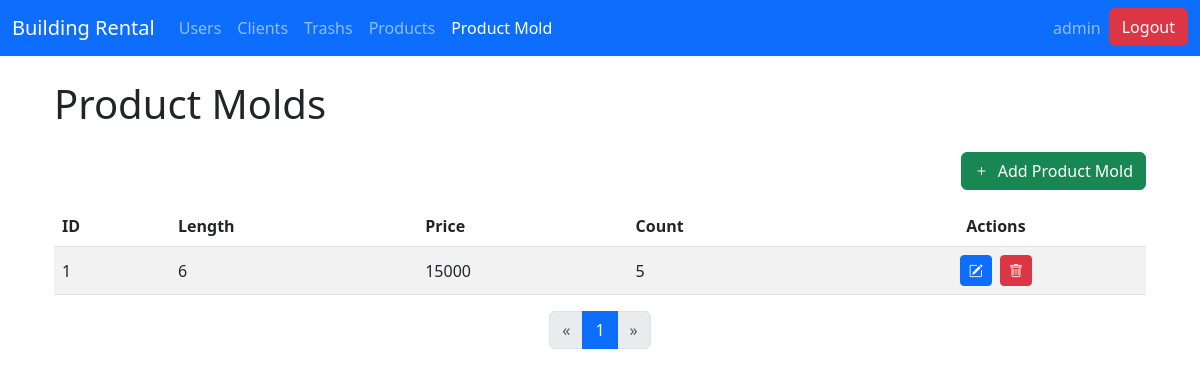
Screenshot of /productmolds/ (signed in) with the database file from the repository.
### core/models.py (models this page shows, shortened)
class ProductMold(models.Model):
    length = models.BigIntegerField()
    price = models.BigIntegerField()
    count = models.PositiveIntegerField()

### core/views.py (the view)
# urls.py: path('productmolds/', views.productmold_list, name='productmold_list'),
@login_required
def productmold_list(request):
    productmolds = ProductMold.objects.all().order_by('id')
    paginator = Paginator(productmolds, 10)  # Adjust to show 10 per page
    page_number = request.GET.get('page')
    page_obj = paginator.get_page(page_number)
    create_form = ProductMoldForm()
    update_forms = {pm.id: ProductMoldForm(instance=pm) for pm in page_obj}
    return render(request, 'admin/core/productmold_list.html', {
        'page_obj': page_obj,
        'create_form': create_form,
        'update_forms': update_forms,
    })

### core/templatetags/dict_extras.py (called while the page is built)
@register.filter
def get_item(dictionary, key):
    return dictionary.get(key)

### core/templatetags/form_tags.py (called while the page is built)
@register.filter(name='add_class')
def add_class(field, css):
    return field.as_widget(attrs={'class': css})

### templates/admin/core/productmold_list.html (shortened to what this page needs)
{% extends 'admin/base.html' %}
{% load dict_extras %}
{% block content %}
<div class="container my-4">
  <h1 class="mb-4">Product Molds</h1>
  <div class="d-grid gap-2 d-sm-flex justify-content-sm-end mb-3">
    <button class="btn btn-success" data-bs-toggle="modal" data-bs-target="#createProductMoldModal">
      <i class="bi bi-plus me-1"></i> Add Product Mold
    </button>
  </div>
  <div class="table-responsive">
    <table class="table table-striped align-middle">
      <thead>
        <tr>
          <th>ID</th>
          <th>Length</th>
          <th>Price</th>
          <th>Count</th>
          <th class="text-center">Actions</th>
        </tr>
      </thead>
      <tbody>
        {% for mold in page_obj %}
        <tr>
          <td>{{ mold.id }}</td>
          <td>{{ mold.length }}</td>
          <td>{{ mold.price }}</td>
          <td>{{ mold.count }}</td>
          <td class="text-center">
            <button class="btn btn-primary btn-sm me-1" data-bs-toggle="modal" data-bs-target="#updateProductMoldModal{{ mold.id }}" title="Edit">
              <i class="bi bi-pencil-square"></i>
            </button>
            <button class="btn btn-danger btn-sm" data-bs-toggle="modal" data-bs-target="#deleteProductMoldModal{{ mold.id }}" title="Delete">
              <i class="bi bi-trash"></i>
            </button>
          </td>
        </tr>
        {% endfor %}
      </tbody>
    </table>
  </div>
  <nav aria-label="Product Molds pagination">
    <ul class="pagination justify-content-center">
      {% if page_obj.has_previous %}
      <li class="page-item">
        <a class="page-link" href="?page={{ page_obj.previous_page_number }}" aria-label="Previous">
          <span aria-hidden="true">&laquo;</span>
        </a>
      </li>
      {% else %}
      <li class="page-item disabled">
        <span class="page-link">&laquo;</span>
      </li>
      {% endif %}
      {% for num in page_obj.paginator.page_range %}
        {% if page_obj.number == num %}
          <li class="page-item active"><span class="page-link">{{ num }}</span></li>
        {% else %}
          <li class="page-item"><a class="page-link" href="?page={{ num }}">{{ num }}</a></li>
        {% endif %}
      {% endfor %}
      {% if page_obj.has_next %}
      <li class="page-item">
        <a class="page-link" href="?page={{ page_obj.next_page_number }}" aria-label="Next">
          <span aria-hidden="true">&raquo;</span>
        </a>
      </li>
      {% else %}
      <li class="page-item disabled">
        <span class="page-link">&raquo;</span>
      </li>
      {% endif %}
    </ul>
  </nav>
</div>
{% endblock %}

### templates/admin/base.html (shortened to what this page needs)
{% load static %}
<!DOCTYPE html>
<html lang="en">
<head>
  <link href="https://cdn.jsdelivr.net/npm/bootstrap@5.3.0/dist/css/bootstrap.min.css" rel="stylesheet">
  <link rel="stylesheet" href="https://cdn.jsdelivr.net/npm/bootstrap-icons@1.10.3/font/bootstrap-icons.css">
  <link href="https://cdnjs.cloudflare.com/ajax/libs/select2/4.1.0-rc.0/css/select2.min.css" rel="stylesheet" />
</head>
<body>
  <nav class="navbar navbar-expand-lg navbar-dark bg-primary">
    <div class="container-fluid">
      <a class="navbar-brand" href="
        {% if user.is_staff %}
            {% url 'dashboard' %}
        {% else %}
            {% url 'client_list' %}
        {% endif %}
        ">Building Rental</a>
      <div class="collapse navbar-collapse" id="navbarSupportedContent">
        <ul class="navbar-nav me-auto mb-2 mb-lg-0">
        {% if user.is_staff %}
            <li class="nav-item">
              <a class="nav-link {% if request.resolver_match.url_name == 'user_list' %}active{% endif %}" href="{% url 'user_list' %}">Users</a>
            </li>
        {% endif %}
        <li class="nav-item">
          <a class="nav-link {% if request.resolver_match.url_name == 'client_list' %}active{% endif %}" href="{% url 'client_list' %}">Clients</a>
        </li>
        <li class="nav-item">
          <a class="nav-link {% if request.resolver_match.url_name == 'trash_list' %}active{% endif %}" href="{% url 'trash_list' %}">Trashs</a>
        </li>
        <li class="nav-item">
          <a class="nav-link {% if request.resolver_match.url_name == 'product_list' %}active{% endif %}" href="{% url 'product_list' %}">Products</a>
        </li>
        <li class="nav-item">
          <a class="nav-link {% if request.resolver_match.url_name == 'productmold_list' %}active{% endif %}" href="{% url 'productmold_list' %}">Product Mold</a>
        </li>
        </ul>
        <ul class="navbar-nav ms-auto">
          {% if user.is_authenticated %}
            <li class="nav-item">
              <a class="nav-link" href="#">{{ user.username }}</a>
            </li>
            <li class="nav-item">
                <form method="POST" action="{% url 'logout' %}">
                    <button type="submit" class="btn btn-danger">
                        Logout
                    </button>
                </form>
            </li>
          {% endif %}
        </ul>
      </div>
    </div>
  </nav>
  <div class="container mt-4">
    {% block content %}{% endblock %}
  </div>
</body>
</html>

### rows the page displays
ProductMold: id "1", length "6", price "15000", count "5"

### other values shown
{{ user.username }} "admin"
{{ num }} "1"
